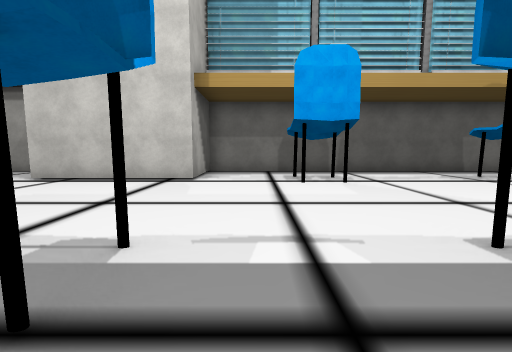
View 1 (above)

19 first-person views from a walk through a Unity game level. The camera is 1.5 m above the floor, tilts 6° down and sees 90° across. The floor is counted in squares, 2 m on a side. Each view is taken from the middle of a square. On the plan, view 1 faces up. The plan holds only what a view shows up to about 9 squares ahead; the rest is blank. The place goes on beyond the plan. The player is left out. Some surface patterns are stand-ins.

View 2
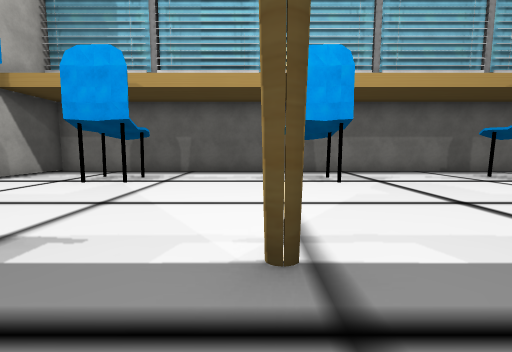

View 3
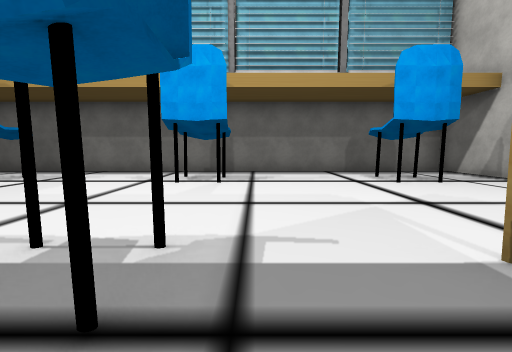

View 4
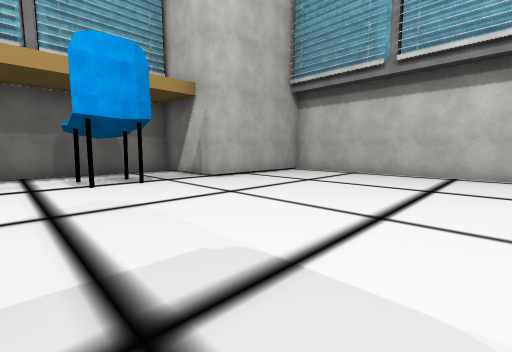

View 5
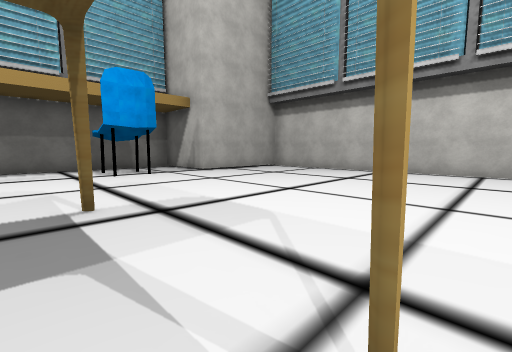

View 6
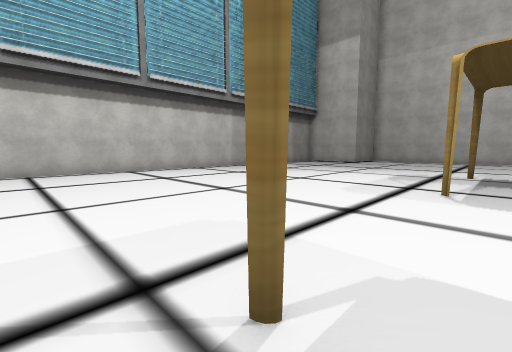

View 7
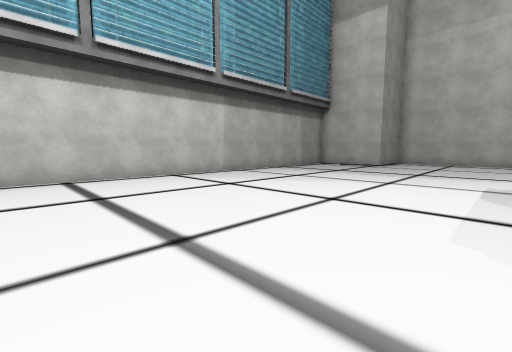

View 8
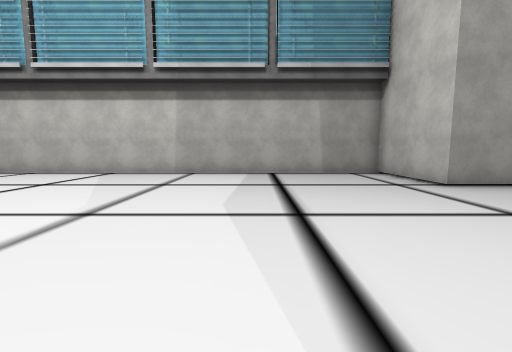

View 9
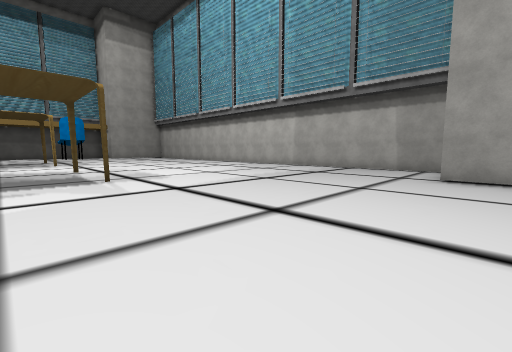

View 10
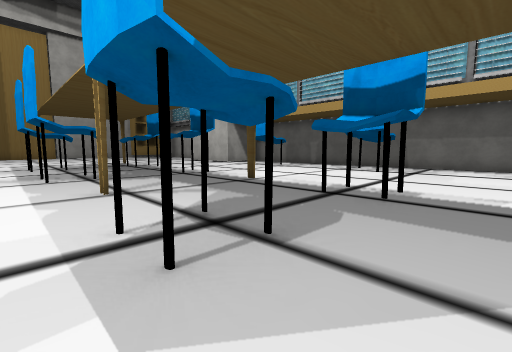

View 11
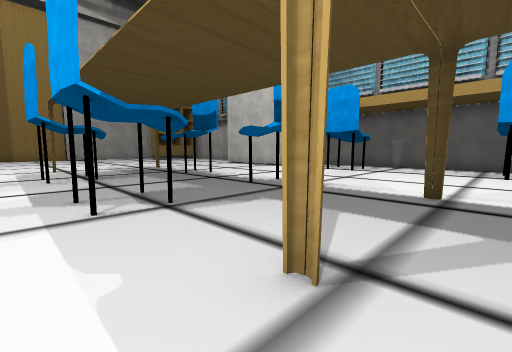

View 12
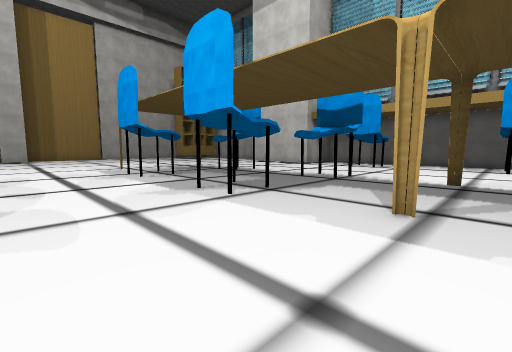

View 13
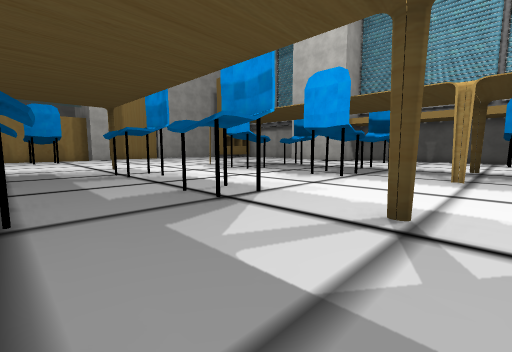

View 14
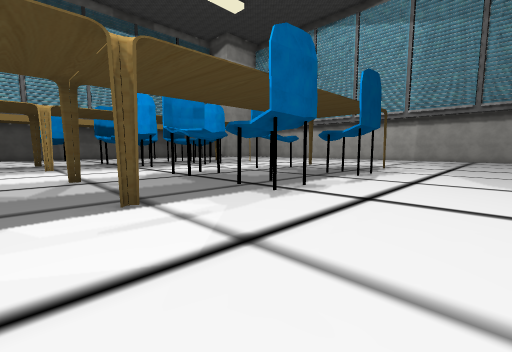

View 15
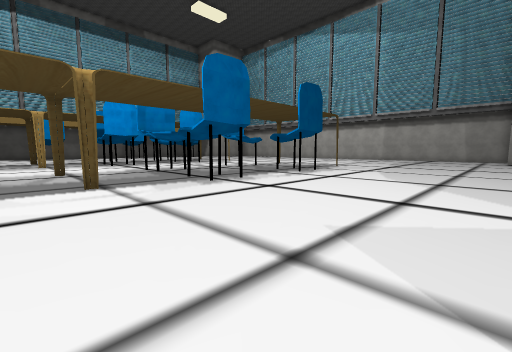

View 16
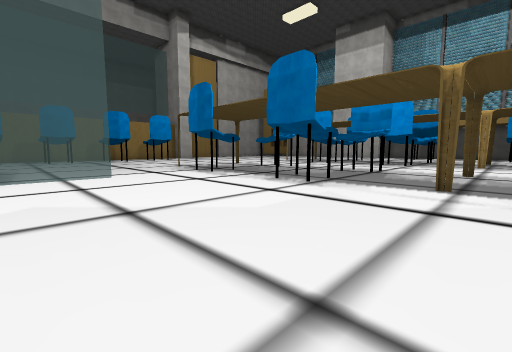

View 17
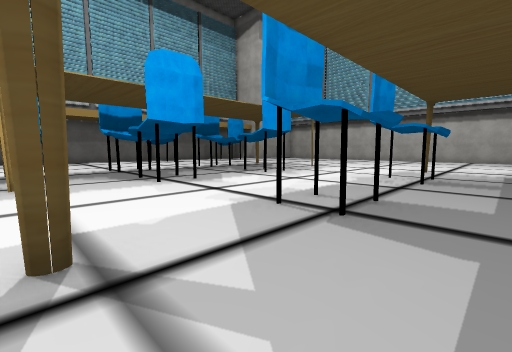

View 18
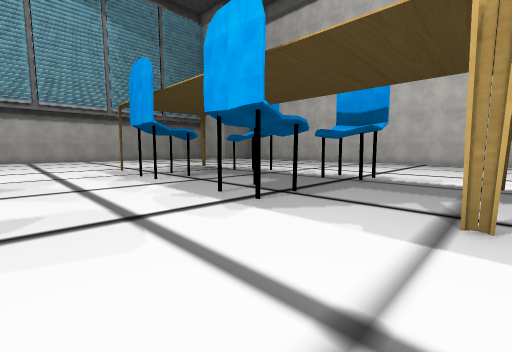

View 19
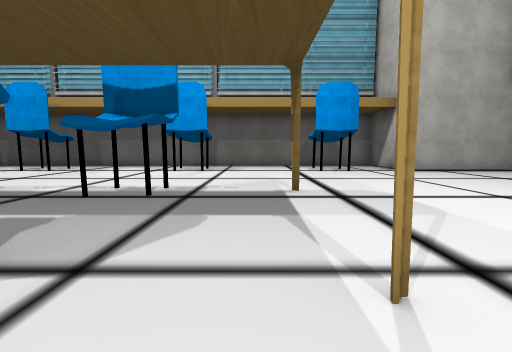

### Floor plan
Key: @ floor where view 1 was taken; # wall or solid block; . floor.
Columns run from 8 left of view 1 to 23 right of it. Each row starts with its distance up from view 1.
  9 #     ######################
  8 ..    #....................#
  7  ..####..##...##...##...##.#
  6   .......##...##...##...##.#####
  5    ............................#
  4     ...........................#
  3      ..........................#
  2        #..##.#..##.##..#.......#
  1        #..##....##.##..........#
  0      ...@......................#
 -1     ..##..##....##.  ..........#
 -2    .#.##..##.#..##.# ..#.......#
 -3    ............................#
 -4    ............................#
 -5    ............................#
 -6      .##.. #.#..##.##..#.......#
 -7     ..##..##....##.##..........#
 -8     ...........................#
 -9         ..##.#..#..##..#.......#
-10         .. #.......##..........#
-11       .........................#
-12      ..........................#
-13     ... .......................#
-14     ... .......................#
-15         ....................####
-16                      .......#

Where each view was taken, in squares from view 1:
view 1: 0 up, 0 right, facing up
view 2: 0 up, 5 right, facing up
view 3: 0 up, 13 right, facing up
view 4: 0 up, 15 right, facing up-right
view 5: 2 down, 14 right, facing up-right
view 6: 1 down, 14 right, facing down-right
view 7: 3 down, 16 right, facing down-right
view 8: 11 down, 15 right, facing right
view 9: 16 down, 13 right, facing up-right
view 10: 3 down, 10 right, facing up-left
view 11: 3 down, 6 right, facing up-left
view 12: 5 down, 6 right, facing up-left
view 13: 9 down, 6 right, facing up-left
view 14: 13 down, 4 right, facing up-right
view 15: 15 down, 4 right, facing up-right
view 16: 15 down, 6 right, facing up-left
view 17: 8 down, 5 right, facing up-right
view 18: 3 down, 5 right, facing down-right
view 19: 3 down, 14 right, facing up
